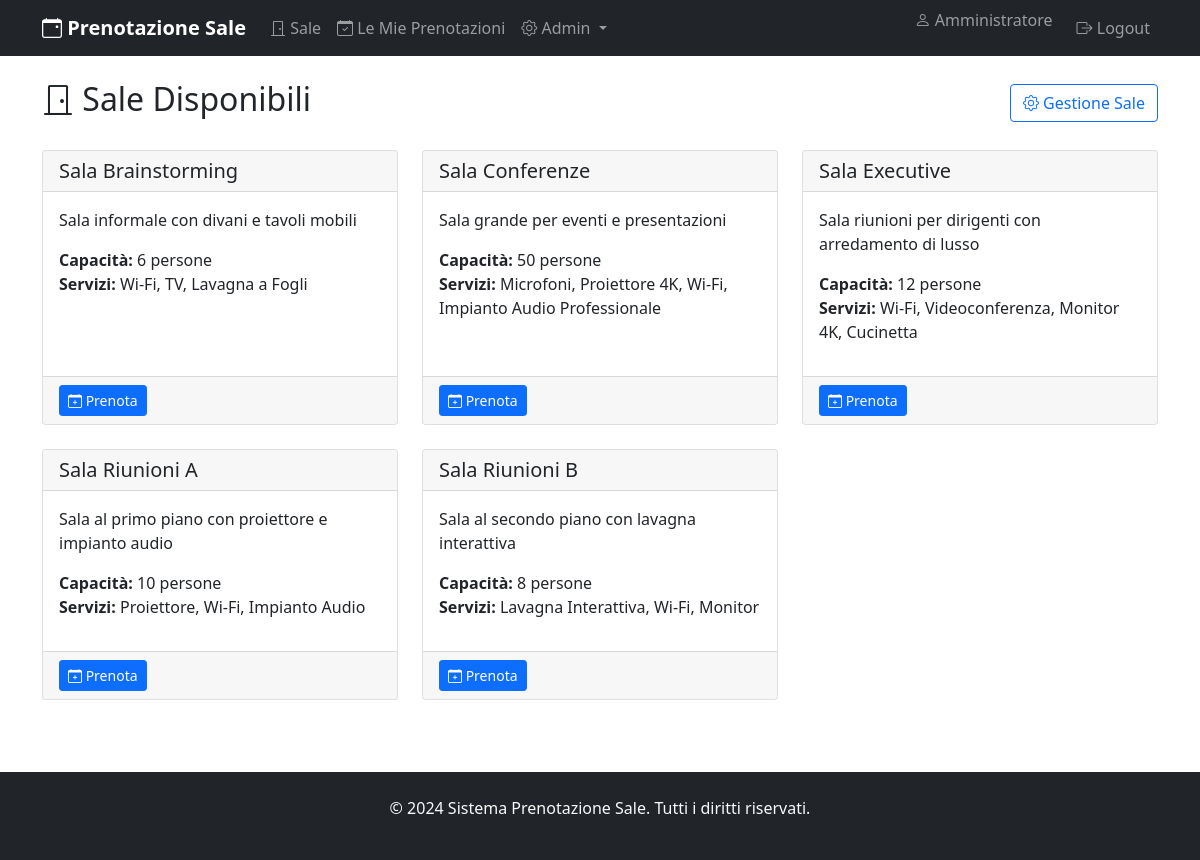
/rooms/index.php (signed in), run on the app's committed database.
### tables this page shows
CREATE TABLE IF NOT EXISTS rooms (
    id INT PRIMARY KEY AUTO_INCREMENT,
    name VARCHAR(100) NOT NULL,
    description TEXT,
    capacity INT,
    amenities TEXT,
    is_active BOOLEAN DEFAULT TRUE,
    created_by INT,
    created_at TIMESTAMP DEFAULT CURRENT_TIMESTAMP,
    FOREIGN KEY (created_by) REFERENCES users(id)
);

### src/controllers/RoomController.php (called while the page is built, shortened)
<?php
require_once __DIR__ . '/../utils/Auth.php';
require_once __DIR__ . '/../models/Room.php';
class RoomController {
    private $roomModel;
    public function __construct() {
        $this->roomModel = new Room();
    }
    public function index() {
        $rooms = $this->roomModel->getAll();
        include __DIR__ . '/../views/rooms/index.php';
    }
}
?>

### src/rooms/index.php (called while the page is built)
<?php
require_once __DIR__ . '/../controllers/RoomController.php';
$controller = new RoomController();
$controller->index();
?>

### src/utils/Database.php (called while the page is built, shortened)
<?php
require_once __DIR__ . '/../config/database.php';
class Database {
    private $connection;
    private static $instance = null;
    public static function getInstance() {
        if (self::$instance === null) {
            self::$instance = new self();
        }
        return self::$instance;
    }
    private function __construct() {
        try {
            $this->connection = new PDO(
                DatabaseConfig::getDSN(),
                DatabaseConfig::USER,
                DatabaseConfig::PASSWORD
            );
            $this->connection->setAttribute(PDO::ATTR_ERRMODE, PDO::ERRMODE_EXCEPTION);
            $this->connection->setAttribute(PDO::ATTR_DEFAULT_FETCH_MODE, PDO::FETCH_ASSOC);
        } catch (PDOException $e) {
            die("❌ Errore di connessione al database: " . $e->getMessage());
        }
    }
    public function execute($sql, $params = []) {
        try {
            $stmt = $this->connection->prepare($sql);
            $stmt->execute($params);
            return $stmt;
        } catch (PDOException $e) {
            die("❌ Errore query: " . $e->getMessage() . " - SQL: " . $sql);
        }
    }
    public function fetchAll($sql, $params = []) {
        $stmt = $this->execute($sql, $params);
        return $stmt->fetchAll();
    }
}
?>

### src/utils/Auth.php (called while the page is built, shortened)
<?php
require_once __DIR__ . '/Database.php';
class Auth {
    public function isLoggedIn() {
        return isset($_SESSION['user_id']);
    }
    public function isAdmin() {
        return $this->isLoggedIn() && $_SESSION['user_role'] === 'admin';
    }
    public function getCurrentUser() {
        if ($this->isLoggedIn()) {
            return [
                'id' => $_SESSION['user_id'],
                'email' => $_SESSION['user_email'],
                'name' => $_SESSION['user_name'],
                'role' => $_SESSION['user_role']
            ];
        }
        return null;
    }
}
?>

### src/models/Room.php (called while the page is built, shortened)
<?php
require_once __DIR__ . '/../utils/Database.php';
class Room {
    private $db;
    public function __construct() {
        $this->db = Database::getInstance();
    }
    public function getAll() {
        return $this->db->fetchAll("SELECT * FROM rooms WHERE is_active = TRUE ORDER BY name");
    }
}
?>

### src/config/database.php (called while the page is built, shortened)
<?php
class DatabaseConfig {
    public static function getDSN() {
        return "mysql:host=" . self::HOST . ";dbname=" . self::DBNAME . ";charset=" . self::CHARSET;
    }
}
?>

### src/views/rooms/index.php (the view)
<?php include __DIR__ . '/../layout/header.php'; ?>
<div class="d-flex justify-content-between align-items-center mb-4">
    <h2><i class="bi bi-door-closed"></i> Sale Disponibili</h2>
    <?php if ($auth->isAdmin()): ?>
        <a href="/rooms/admin.php" class="btn btn-outline-primary">
            <i class="bi bi-gear"></i> Gestione Sale
        </a>
    <?php endif; ?>
</div>
<div class="row">
    <?php if (empty($rooms)): ?>
        <div class="col-12">
            <div class="alert alert-info">Nessuna sala disponibile al momento.</div>
        </div>
    <?php else: ?>
        <?php foreach ($rooms as $room): ?>
            <div class="col-md-6 col-lg-4 mb-4">
                <div class="card room-card h-100">
                    <div class="card-header">
                        <h5 class="card-title mb-0"><?= htmlspecialchars($room['name']) ?></h5>
                    </div>
                    <div class="card-body">
                        <p class="card-text"><?= htmlspecialchars($room['description']) ?></p>
                        <ul class="list-unstyled">
                            <li><strong>Capacità:</strong> <?= $room['capacity'] ?> persone</li>
                            <li><strong>Servizi:</strong> <?= htmlspecialchars($room['amenities']) ?></li>
                        </ul>
                    </div>
                    <div class="card-footer">
                        <a href="/bookings/create.php?room_id=<?= $room['id'] ?>"
                           class="btn btn-primary btn-sm">
                            <i class="bi bi-calendar-plus"></i> Prenota
                        </a>
                    </div>
                </div>
            </div>
        <?php endforeach; ?>
    <?php endif; ?>
</div>
<?php include __DIR__ . '/../layout/footer.php'; ?>

### src/views/layout/header.php (shortened to what this page needs)
<?php
require_once __DIR__ . '/../../utils/Auth.php';
$auth = new Auth();
$currentUser = $auth->getCurrentUser();
?>
<!DOCTYPE html>
<html lang="it">
<head>
    <link href="https://cdn.jsdelivr.net/npm/bootstrap@5.1.3/dist/css/bootstrap.min.css" rel="stylesheet">
    <link rel="stylesheet" href="https://cdn.jsdelivr.net/npm/bootstrap-icons@1.8.0/font/bootstrap-icons.css">
</head>
<body>
    <nav class="navbar navbar-expand-lg navbar-dark bg-dark">
        <div class="container">
            <a class="navbar-brand" href="/index.php">
                <i class="bi bi-calendar-event"></i> Prenotazione Sale
            </a>
            <div class="collapse navbar-collapse" id="navbarNav">
                <ul class="navbar-nav me-auto">
                    <?php if ($auth->isLoggedIn()): ?>
                        <li class="nav-item">
                            <a class="nav-link" href="/rooms/index.php">
                                <i class="bi bi-door-closed"></i> Sale
                            </a>
                        </li>
                        <li class="nav-item">
                            <a class="nav-link" href="/bookings/index.php">
                                <i class="bi bi-calendar-check"></i> Le Mie Prenotazioni
                            </a>
                        </li>
                        <?php if ($auth->isAdmin()): ?>
                            <li class="nav-item dropdown">
                                <a class="nav-link dropdown-toggle" href="#" id="adminDropdown" role="button" data-bs-toggle="dropdown">
                                    <i class="bi bi-gear"></i> Admin
                                </a>
                            </li>
                        <?php endif; ?>
                    <?php endif; ?>
                </ul>
                <ul class="navbar-nav">
                    <?php if ($auth->isLoggedIn()): ?>
                        <li class="nav-item">
                            <span class="navbar-text me-3">
                                <i class="bi bi-person"></i> <?= htmlspecialchars($currentUser['name']) ?>
                            </span>
                        </li>
                        <li class="nav-item">
                            <a class="nav-link" href="/auth/logout.php">
                                <i class="bi bi-box-arrow-right"></i> Logout
                            </a>
                        </li>
                    <?php endif; ?>
                </ul>
            </div>
        </div>
    </nav>
    <div class="container mt-4">

### src/views/layout/footer.php (shortened to what this page needs)
    </div>
    <footer class="bg-dark text-light py-4 mt-5">
        <div class="container text-center">
            <p>&copy; 2024 Sistema Prenotazione Sale. Tutti i diritti riservati.</p>
        </div>
    </footer>
</body>
</html>

### src/views/layout/header.php (style rules this page uses)
.navbar-brand { font-weight: bold; }
.room-card { transition: transform 0.2s; }

### data on the page
rooms: name "Sala Brainstorming", description "Sala informale con divani e tavoli mobili", capacity "6", amenities "Wi-Fi, TV, Lavagna a Fogli"
rooms: name "Sala Conferenze", description "Sala grande per eventi e presentazioni", capacity "50", amenities "Microfoni, Proiettore 4K, Wi-Fi, Impianto Audio Professionale"
rooms: name "Sala Executive", description "Sala riunioni per dirigenti con arredamento di lusso", capacity "12", amenities "Wi-Fi, Videoconferenza, Monitor 4K, Cucinetta"
rooms: name "Sala Riunioni A", description "Sala al primo piano con proiettore e impianto audio", capacity "10", amenities "Proiettore, Wi-Fi, Impianto Audio"
rooms: name "Sala Riunioni B", description "Sala al secondo piano con lavagna interattiva", capacity "8", amenities "Lavagna Interattiva, Wi-Fi, Monitor"

### other printed values
$currentUser['name'] "Amministratore"
